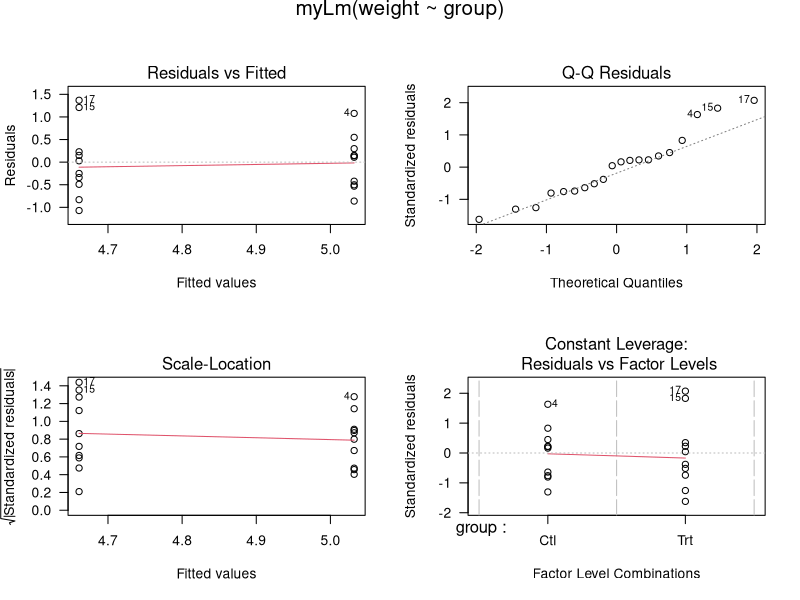

R code for this plot:
## ---- chunk 1
knitr::opts_chunk$set(echo = TRUE)
knitr::opts_chunk$set(fig.align = "center")
## ---- chunk 2
myLm <- function (formula, data, subset, weights, na.action, method = "qr", 
    model = TRUE, x = FALSE, y = FALSE, qr = TRUE, singular.ok = TRUE, 
    contrasts = NULL, offset, ...) 
{
    ret.x <- x
    ret.y <- y
    cl <- match.call()
    mf <- match.call(expand.dots = FALSE)
    m <- match(c("formula", "data", "subset", "weights", "na.action", 
        "offset"), names(mf), 0L)
    mf <- mf[c(1L, m)]
    mf$drop.unused.levels <- TRUE
    mf[[1L]] <- quote(stats::model.frame)
    mf <- eval(mf, parent.frame())
    if (method == "model.frame") 
        return(mf)
    else if (method != "qr") 
        warning(gettextf("method = '%s' is not supported. Using 'qr'", 
            method), domain = NA)
    mt <- attr(mf, "terms")
    y <- model.response(mf, "numeric")
    w <- as.vector(model.weights(mf))
    if (!is.null(w) && !is.numeric(w)) 
        stop("'weights' must be a numeric vector")
    offset <- as.vector(model.offset(mf))
    if (!is.null(offset)) {
        if (length(offset) != NROW(y)) 
            stop(gettextf("number of offsets is %d, should equal %d (number of observations)", 
                length(offset), NROW(y)), domain = NA)
    }
    if (is.empty.model(mt)) {
        x <- NULL
        z <- list(coefficients = if (is.matrix(y)) matrix(, 0, 
            3) else numeric(), residuals = y, fitted.values = 0 * 
            y, weights = w, rank = 0L, df.residual = if (!is.null(w)) sum(w != 
            0) else if (is.matrix(y)) nrow(y) else length(y))
        if (!is.null(offset)) {
            z$fitted.values <- offset
            z$residuals <- y - offset
        }
    }
    else {
        x <- model.matrix(mt, mf, contrasts)
        z <- if (is.null(w)) 
            lm.fit(x, y, offset = offset, singular.ok = singular.ok, 
                ...)
        else lm.wfit(x, y, w, offset = offset, singular.ok = singular.ok, 
            ...)
    }
    class(z) <- c(if (is.matrix(y)) "mlm", "lm")
    z$na.action <- attr(mf, "na.action")
    z$offset <- offset
    z$contrasts <- attr(x, "contrasts")
    z$xlevels <- .getXlevels(mt, mf)
    z$call <- cl
    z$terms <- mt
    if (model) 
        z$model <- mf
    if (ret.x) 
        z$x <- x
    if (ret.y) 
        z$y <- y
    if (!qr) 
        z$qr <- NULL
    z
}
## ---- chunk 3
require(graphics)

## Annette Dobson (1990) "An Introduction to Generalized Linear Models".
## Page 9: Plant Weight Data.
ctl <- c(4.17,5.58,5.18,6.11,4.50,4.61,5.17,4.53,5.33,5.14)
trt <- c(4.81,4.17,4.41,3.59,5.87,3.83,6.03,4.89,4.32,4.69)
group <- gl(2, 10, 20, labels = c("Ctl","Trt"))
weight <- c(ctl, trt)
lm.D9 <- myLm(weight ~ group)
lm.D90 <- myLm(weight ~ group - 1) # omitting intercept

anova(lm.D9)
summary(lm.D90)

opar <- par(mfrow = c(2,2), oma = c(0, 0, 1.1, 0))
plot(lm.D9, las = 1)      # Residuals, Fitted, ...
par(opar)

### less simple examples in "See Also" above

